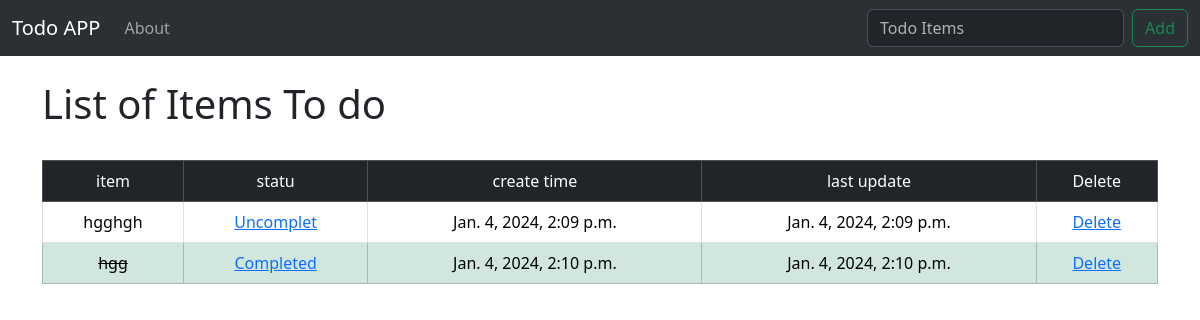
The page / on the database its author committed.
### todo_list/models.py (models this page shows, shortened)
class List(models.Model):
    item= models.CharField(max_length=200)
    create_time = models.DateTimeField(auto_now=False, auto_now_add=True)
    update = models.DateTimeField(auto_now=True, auto_now_add=False)
    completed = models.BooleanField(default = False)
    class Meta:
        verbose_name = "List"
        verbose_name_plural = "Lists"

### todo_list/views.py (the view)
# urls.py: path('', views.home, name='home'),
def home(request):
    if request.method=="POST":
        form = ListForm(request.POST or None)
        if form.is_valid():
            form.save()
            items = List.objects.all
            messages.success(request, ('wawwww  Item Has Been Added to List!!!!'))
            return render(request, 'home.html', {'items': items})
    else :
        items = List.objects.all
        return render(request, 'home.html', {'items': items})

### todo_list/templates/home.html (shortened to what this page needs)
{% extends "base.html" %}
{% block content %}
{% if items %}
    <h1>List of Items To do</h1>
    <table class="table table-bordered">
        <thead class="table-dark text-center">
            <td >item</td>
            <td > statu </td>
            <td >create time </td>
            <td >last update</td>
            <td >Delete</td>
        </thead>
        <tbody>
            {% for it in items  %}
                {% if it.completed %}
                    <tr class ="table-success text-center">
                        <td class="text-decoration-line-through">{{it.item}}  </td>
                        <td><a href="{% url 'uncomplete' it.id %}"> Completed </a> </td>
                        <td>{{it.create_time}} </td>
                        <td>{{it.update}} </td>
                        <td > <a href ="{% url 'delete' it.id %}" > Delete</a></td>
                    </tr>
                {% else %}
                    <tr class="text-center">
                        <td>{{it.item}}  </td>
                        <td><a href="{% url 'complete' it.id %}"> Uncomplet </a> </td>
                        <td>{{it.create_time}} </td>
                        <td>{{it.update}} </td>
                        <td > <a href ="{% url 'delete' it.id %}" > Delete</a></td>
                    </tr>
                {% endif %}
            {% endfor %}
        </tbody>
    </table>
{% else %}
    <h1>No Item To do</h1>
{% endif %}
{% endblock content %}

### rows shown on the page
List: item "hgghgh", create_time "Jan. 4, 2024, 2:09 p.m.", update "Jan. 4, 2024, 2:09 p.m."
List: item "hgg", create_time "Jan. 4, 2024, 2:10 p.m.", update "Jan. 4, 2024, 2:10 p.m."
